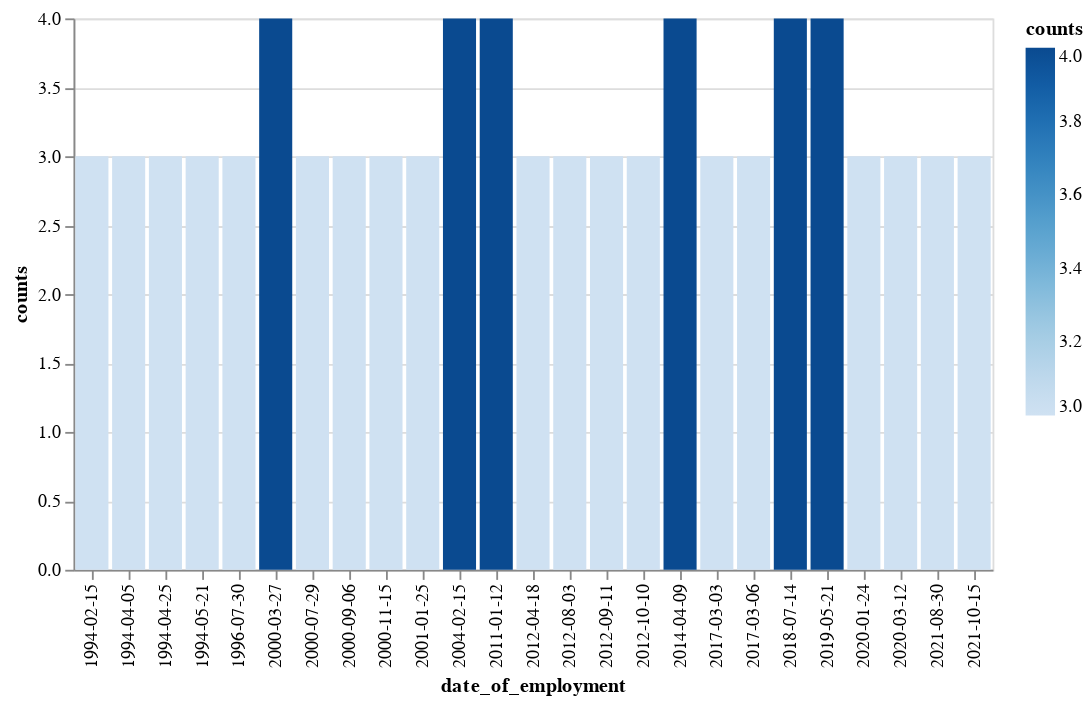

The cell this chart's notebook holds for it:
### Code cell
df = pd.DataFrame(csv, columns=['date_of_employment'])
data = pd.DataFrame(df.value_counts(ascending=False).iloc[:25])
alt.Chart(data.reset_index().rename(columns={0: "counts"})).mark_bar(orient='vertical').encode(
    x='date_of_employment',
    y='counts', color='counts'
)

### Figure 1 — Vega-Lite specification as saved in the notebook (floating-point values rounded to 4 significant figures)
{"config": {"view": {"continuousWidth": 400, "continuousHeight": 300}}, "data": {"name": "data-5303fa4c2e94539b2a9f8be940cf1745"}, "mark": {"type": "bar", "orient": "vertical"}, "encoding": {"color": {"field": "counts", "type": "quantitative"}, "x": {"field": "date_of_employment", "type": "nominal"}, "y": {"field": "counts", "type": "quantitative"}}, "$schema": "https://vega.github.io/schema/vega-lite/v4.17.0.json", "datasets": {"data-5303fa4c2e94539b2a9f8be940cf1745": [{"date_of_employment": "2014-04-09", "counts": 4}, {"date_of_employment": "2019-05-21", "counts": 4}, {"date_of_employment": "2000-03-27", "counts": 4}, {"date_of_employment": "2018-07-14", "counts": 4}, {"date_of_employment": "2011-01-12", "counts": 4}, {"date_of_employment": "2004-02-15", "counts": 4}, {"date_of_employment": "2017-03-03", "counts": 3}, {"date_of_employment": "2012-08-03", "counts": 3}, {"date_of_employment": "1994-04-05", "counts": 3}, {"date_of_employment": "2020-01-24", "counts": 3}, {"date_of_employment": "1994-04-25", "counts": 3}, {"date_of_employment": "2012-09-11", "counts": 3}, {"date_of_employment": "2017-03-06", "counts": 3}, {"date_of_employment": "2012-10-10", "counts": 3}, {"date_of_employment": "2012-04-18", "counts": 3}, {"date_of_employment": "2021-10-15", "counts": 3}, {"date_of_employment": "1994-05-21", "counts": 3}, {"date_of_employment": "2000-07-29", "counts": 3}, {"date_of_employment": "2000-09-06", "counts": 3}, {"date_of_employment": "1996-07-30", "counts": 3}, {"date_of_employment": "2020-03-12", "counts": 3}, {"date_of_employment": "2000-11-15", "counts": 3}, {"date_of_employment": "2021-08-30", "counts": 3}, {"date_of_employment": "2001-01-25", "counts": 3}, {"date_of_employment": "1994-02-15", "counts": 3}]}}
